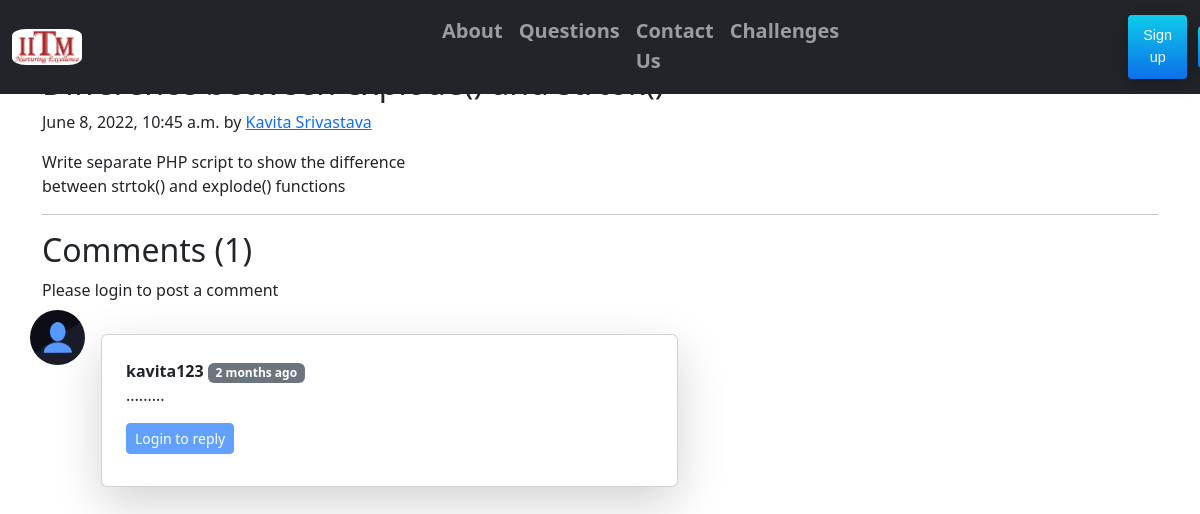
The page /questions/php_q1 on the database its author committed.
### questions/models.py (models this page shows, shortened)
class Ques(models.Model):
    sno = models.AutoField(primary_key= True)
    title = models.CharField(max_length=255)
    topic = models.CharField(max_length=200)
    author=models.CharField(max_length=60)
    slug=models.CharField(max_length=130)
    timeStamp=models.DateTimeField(blank=True)
    content=models.TextField()

class BlogComment(models.Model):
    sno= models.AutoField(primary_key=True)
    comment=models.TextField()
    user=models.ForeignKey(User, on_delete=models.CASCADE)
    post=models.ForeignKey(Ques, on_delete=models.CASCADE)
    parent=models.ForeignKey('self',on_delete=models.CASCADE, null=True )
    timestamp= models.DateTimeField(default=now)

### questions/views.py (the view)
# urls.py: path('<str:slug>', views.QuesContent, name='QuesContent'),
def QuesContent(request, slug):
    post= Ques.objects.filter(slug= slug).first()
    comments= BlogComment.objects.filter(post=post, parent=None)
    replies= BlogComment.objects.filter(post=post).exclude(parent=None)
    replyDict={}
    for reply in replies:
        if reply.parent.sno not in replyDict.keys():
            replyDict[reply.parent.sno]=[reply]
        else:
            replyDict[reply.parent.sno].append(reply)
    context={'post':post, 'comments': comments, 'user': request.user, 'replyDict': replyDict}
    return render(request, "questions/quescontent.html", context)

### questions/templatetags/extras.py (called while the page is built)
@register.filter(name='get_val')
def get_val(dict, key):
    return dict.get(key)

### template/questions/quescontent.html (shortened to what this page needs)
{% extends 'base.html' %}
{% block body %}
{% load humanize %}
{% load extras %}
<div class="container my-3">
    <h2 class="blog-post-title">{{post.title}}</h2>
    <p class="blog-post-meta">{{post.timeStamp}} by <a href="/about">{{post.author}}</a></p>
    <p>{{post.content|safe}}</p>
    <hr>
</div>
<div class="container">
    <h2> Comments ({{comments.count}})</h2>
    <div class="my-2">
        {% if user.is_authenticated %}
        <form action="/questions/postComment" method="post">
            {% csrf_token %}
            <div class="form-group">
                <label for="comment">Post Comment </label>
                <input type="text" class="form-control" name="comment" placeholder="Enter comment here">
            </div>
            <input type="hidden" name="postSno" value="{{post.sno}}">
            <input type="hidden" name="parentSno" value="">
            <button type="submit" class="btn btn-primary">Submit</button>
        </form><br>
        {% else %}
        Please login to post a comment
        {% endif %}
    </div>
</div>
{% for comment in comments %}
<div class="container text-dark" style="padding-left:0px">
    <div class="row d-block justify-content-center">
        <div class="col-md-11 col-lg-9 col-xl-7">
            <div class="d-flex flex-start mb-1">
                <img class="rounded-circle shadow-1-strong me-3" src="/static/images/user.png" alt="avatar" width="55"
                    height="55" />
                <div class="card w-100 shadow-lg h-md-250 my-4">
                    <div class="card-body p-4">
                        <div class="">
                            <b>{{comment.user.username}}</b> <span class="badge bg-secondary ">{{comment.timestamp|naturaltime}}</span>
                            <p>
                                {{comment.comment}}
                            </p>
                            <div class="reply mx-0">
                                {% if user.is_authenticated %}
                                <button class="btn btn-sm btn-primary" type="button" data-toggle="collapse" data-target="#replyBox{{comment.sno}}" aria-expanded="false" aria-controls="replyBox{{comment.sno}}">Reply</button>
                                <div class="collapse" id="replyBox{{comment.sno}}">
                                    <div class="card card-body my-2">
                                        <form action="/questions/postComment" method="post">
                                            {% csrf_token %}
                                            <div class="form-group">
                                                <label for="comment">Post a reply </label>
                                                <input type="text" class="form-control" name="comment" placeholder="Enter comment here">
                                                <input type="hidden" name="parentSno" value="{{comment.sno}}">
                                            </div>
                                            <input type="hidden" name="postSno" value="{{post.sno}}">
                                            <button type="submit" class="btn btn-primary">Submit</button>
                                        </form>
                                    </div>
                                </div>
                                {% else %}
                                <button class="btn btn-sm btn-primary" type="button" aria-expanded="false" disabled>Login to reply</button>
                                {% endif %}
                            </div>
                        </div>
                    </div>
                </div>
            </div>
        </div>
    </div>
    {% endfor %}
    {% endblock %}

### rows shown on the page
Ques: timeStamp "June 8, 2022, 10:45 a.m.", author "Kavita Srivastava", content "Write separate PHP script to show the difference between strtok() and explode() functions"
BlogComment: user.username "kavita123", timestamp "2 months ago", comment "........."

### other values the page prints
{{ comments.count }} "1"
